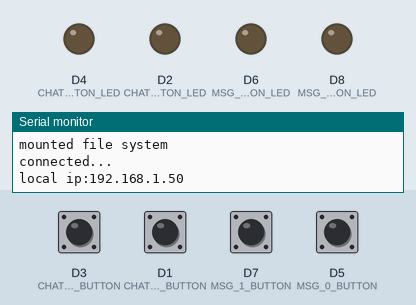
This sketch was run on a simulated ESP8266 (NodeMCU). Parts: output pins drawn as LEDs (lit = HIGH), the last lines printed to the serial monitor. The test bench sets the inputs (shaded band); at power-on: D1 (CHAT_0_BUTTON), D3 (CHAT_1_BUTTON), D5 (MSG_0_BUTTON), D7 (MSG_1_BUTTON) LOW. WiFi joins after 1.5 s; servers stay silent unless stated; storage starts empty.

Above: at 2.7 s.
2.8 s: D3 (CHAT_1_BUTTON) pulled HIGH for 0.15 s
At 3.2 s:
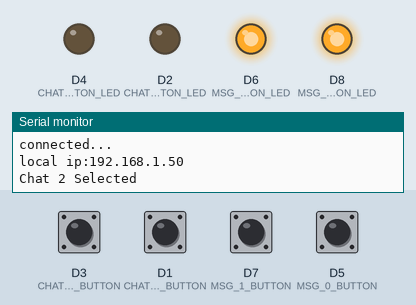
4.4 s: D7 (MSG_1_BUTTON) pulled HIGH for 0.15 s
At 4.55 s:
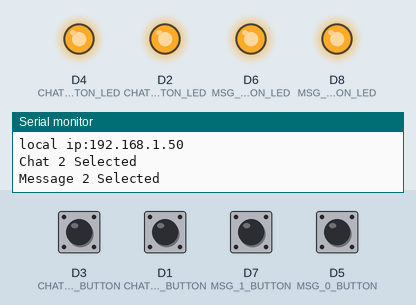
6.2 s: D5 (MSG_0_BUTTON) pulled HIGH for 0.15 s
At 7.0 s:
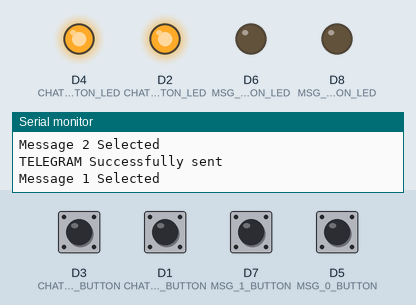
7.8 s: D3 (CHAT_1_BUTTON) pulled HIGH for 1 s
At 8.5 s:
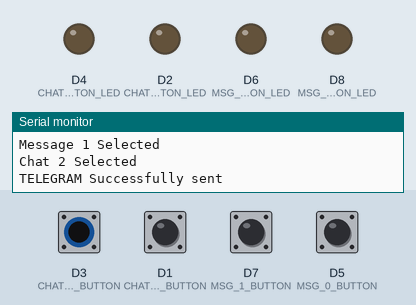
10.3 s: D1 (CHAT_0_BUTTON) pulled HIGH for 0.15 s
At 11.3 s:
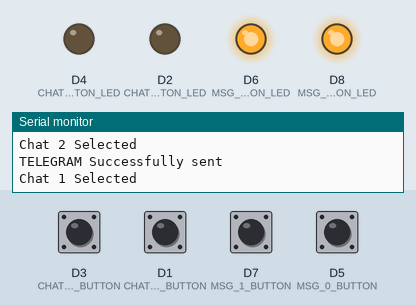
Timing chart, 0 to 12.9 s (numbered marks = the images above; inputs shaded):
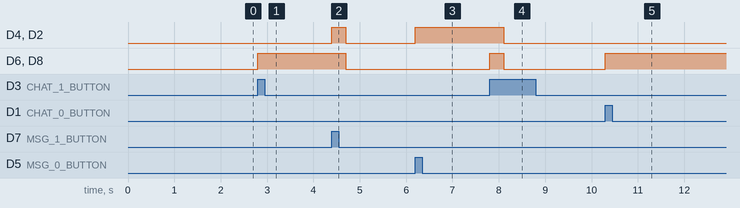

The sketch:

End_Project_f.ino
```cpp
#include <FS.h>                   //this needs to be first, or it all crashes and burns...

#include <ESP8266WiFi.h>          //https://github.com/esp8266/Arduino

//needed for library
#include <DNSServer.h>
#include <ESP8266WebServer.h>
#include <WiFiManager.h>          //https://github.com/tzapu/WiFiManager
#include <WiFiClientSecure.h>
#include <UniversalTelegramBot.h>
#include <ArduinoJson.h>          //https://github.com/bblanchon/ArduinoJson

#define TELEGRAM_BUTTON_PIN D5
#define SIGNAL_PIN D6

#define CHAT_0_BUTTON D1
#define CHAT_0_BUTTON_LED D2
#define CHAT_1_BUTTON D3
#define CHAT_1_BUTTON_LED D4
#define MSG_0_BUTTON D5
#define MSG_0_BUTTON_LED D6
#define MSG_1_BUTTON D7
#define MSG_1_BUTTON_LED D8

//define your default values here, if there are different values in config.json, they are overwritten.
char bot_token[60] = "551025608:AAEiyekDcm7rfPIyBAfevEFnNlhzr2t2SRE";
char chat_id_0[20] = "-221709366";
char chat_id_1[20] = "-279773367";
char message_id_0[50] = "Hi there:) call me;)";
char message_id_1[50] = "Hi there:) What's UP?";
WiFiManager wifiManager;


//flag for saving data
bool shouldSaveConfig = false;

//Objects
WiFiClientSecure client;
volatile bool M0PressedFlag = false;
volatile bool M1PressedFlag = false;
volatile bool C0PressedFlag = false;
volatile bool C1PressedFlag = false;


//callback notifying us of the need to save config
void saveConfigCallback () {
  Serial.println("Should save config");
  shouldSaveConfig = true;
}


void setup() {
  // put your setup code here, to run once:
  Serial.begin(115200);
  Serial.println();

  //clean FS, for testing
  //SPIFFS.format();
  Serial.println("Setup started:");


  //read configuration from FS json
  Serial.println("pins init and mounting FS...");
  pinMode(CHAT_0_BUTTON, INPUT);
  pinMode(CHAT_1_BUTTON, INPUT);
  pinMode(MSG_0_BUTTON, INPUT);
  pinMode(MSG_1_BUTTON, INPUT);
  pinMode(CHAT_0_BUTTON_LED, OUTPUT);
  pinMode(CHAT_1_BUTTON_LED, OUTPUT);
  pinMode(MSG_0_BUTTON_LED, OUTPUT);
  pinMode(MSG_1_BUTTON_LED, OUTPUT);

  attachInterrupt(CHAT_0_BUTTON, C0Pressed, RISING);
  attachInterrupt(CHAT_1_BUTTON, C1Pressed, RISING);
  attachInterrupt(MSG_0_BUTTON, M0Pressed, RISING);
  attachInterrupt(MSG_1_BUTTON, M1Pressed, RISING);

  if (SPIFFS.begin()) {
    Serial.println("mounted file system");
    if (SPIFFS.exists("/config.json")) {
      //file exists, reading and loading
      Serial.println("reading config file");
      File configFile = SPIFFS.open("/config.json", "r");
      if (configFile) {
        Serial.println("opened config file");
        size_t size = configFile.size();
        // Allocate a buffer to store contents of the file.
        std::unique_ptr<char[]> buf(new char[size]);

        configFile.readBytes(buf.get(), size);
        DynamicJsonBuffer jsonBuffer;
        JsonObject& json = jsonBuffer.parseObject(buf.get());
        json.printTo(Serial);
        if (json.success()) {
          Serial.println("\nparsed json");

          strcpy(bot_token, json["bot_token"]);
          strcpy(chat_id_0, json["chat_id_0"]);
          strcpy(message_id_0, json["message_id_0"]);
          strcpy(chat_id_1, json["chat_id_1"]);
          strcpy(message_id_1, json["message_id_1"]);

        } else {
          Serial.println("failed to load json config");
        }
      }
    }
  } else {
    Serial.println("failed to mount FS");
  }
  //end read


  // The extra parameters to be configured (can be either global or just in the setup)
  // After connecting, parameter.getValue() will get you the configured value
  // id/name placeholder/prompt default length
  WiFiManagerParameter custom_bot_token("bot_token", "Bot Token", bot_token, 60);
  WiFiManagerParameter custom_chat_id_0("chat_id_0", "Chat 1", chat_id_0, 20);
  WiFiManagerParameter custom_message_id_0("message_id_0", "Message 1", message_id_0, 50);
  WiFiManagerParameter custom_chat_id_1("chat_id_1", "Chat 2", chat_id_1, 20);
  WiFiManagerParameter custom_message_id_1("message_id_1", "Message 2", message_id_1, 50);

  //WiFiManager
  //Local intialization. Once its business is done, there is no need to keep it around


  //set config save notify callback
  wifiManager.setSaveConfigCallback(saveConfigCallback);

  //set static ip
  //wifiManager.setSTAStaticIPConfig(IPAddress(10,0,1,99), IPAddress(10,0,1,1), IPAddress(255,255,255,0));

  //add all your parameters here
  wifiManager.addParameter(&custom_bot_token);
  wifiManager.addParameter(&custom_chat_id_0);
  wifiManager.addParameter(&custom_message_id_0);
  wifiManager.addParameter(&custom_chat_id_1);
  wifiManager.addParameter(&custom_message_id_1);

  //reset settings - for testing
  //wifiManager.resetSettings();

  //set minimu quality of signal so it ignores AP's under that quality
  //defaults to 8%
  //wifiManager.setMinimumSignalQuality();

  //sets timeout until configuration portal gets turned off
  //useful to make it all retry or go to sleep
  //in seconds
  //wifiManager.setTimeout(120);

  //fetches ssid and pass and tries to connect
  //if it does not connect it starts an access point with the specified name
  //here  "AutoConnectAP"
  //and goes into a blocking loop awaiting configuration
  if (!wifiManager.autoConnect("AutoConnectAP")) {
    Serial.println("failed to connect and hit timeout");
    delay(3000);
    //reset and try again, or maybe put it to deep sleep
    ESP.reset();
    delay(5000);
  }

  //if you get here you have connected to the WiFi
  Serial.println("connected...");

  //read updated parameters
  strcpy(bot_token, custom_bot_token.getValue());
  strcpy(chat_id_0, custom_chat_id_0.getValue());
  strcpy(message_id_0, custom_message_id_0.getValue());
  strcpy(chat_id_1, custom_chat_id_1.getValue());
  strcpy(message_id_1, custom_message_id_1.getValue());

  //save the custom parameters to FS
  if (shouldSaveConfig) {
    Serial.println("saving config");
    DynamicJsonBuffer jsonBuffer;
    JsonObject& json = jsonBuffer.createObject();
    json["bot_token"] = bot_token;
    json["chat_id_0"] = chat_id_0;
    json["message_id_0"] = message_id_0;
    json["chat_id_1"] = chat_id_1;
    json["message_id_1"] = message_id_1;

    File configFile = SPIFFS.open("/config.json", "w");
    if (!configFile) {
      Serial.println("failed to open config file for writing");
    }

    json.printTo(Serial);
    json.printTo(configFile);
    configFile.close();
    //end save
  }


  Serial.print("local ip:");
  Serial.println(WiFi.localIP());

}

void loop() {
    if ( M0PressedFlag )
    {
      if( C0PressedFlag){
        sendTelegramMessage(chat_id_0,message_id_0);
      }
      if( C1PressedFlag){
        sendTelegramMessage(chat_id_1,message_id_0);
      }
    }
    if ( M1PressedFlag )
    {
      if( C0PressedFlag){
        sendTelegramMessage(chat_id_0,message_id_1);
      }
      if( C1PressedFlag){
        sendTelegramMessage(chat_id_1,message_id_1);
      }
    }
}
void setMSG_LED(int val){
  digitalWrite(MSG_0_BUTTON_LED,val);
  digitalWrite(MSG_1_BUTTON_LED,val);
}
void setCHAT_LED(int val){
  digitalWrite(CHAT_0_BUTTON_LED,val);
  digitalWrite(CHAT_1_BUTTON_LED,val);
}

void C0Pressed() {
  Serial.println("Chat 1 Selected");
  setMSG_LED(HIGH);
  int button = digitalRead(CHAT_0_BUTTON);
  if(button == HIGH)
  {
    C0PressedFlag = true;
  }
  return;
}

void C1Pressed() {
  Serial.println("Chat 2 Selected");
  setMSG_LED(HIGH);
  int button = digitalRead(CHAT_1_BUTTON);
  if(button == HIGH)
  {
    C1PressedFlag = true;
  }
  return;
}


void M0Pressed() {
  Serial.println("Message 1 Selected");
  setCHAT_LED(HIGH);
  int button = digitalRead(MSG_0_BUTTON);
  if(button == HIGH)
  {
    M0PressedFlag = true;
  }
  return;
}

void M1Pressed() {
  Serial.println("Message 2 Selected");
  setCHAT_LED(HIGH);
  int button = digitalRead(MSG_1_BUTTON);
  if(button == HIGH)
  {
    M1PressedFlag = true;
  }
  return;
}

void sendTelegramMessage(String chat_id, String message) {
  UniversalTelegramBot bot(bot_token, client);
  if(bot.sendMessage(chat_id, message, "Markdown")){
    Serial.println("TELEGRAM Successfully sent");
    setCHAT_LED(LOW);
    setMSG_LED(LOW);
  }
  M0PressedFlag = false;
  M1PressedFlag = false;
  C0PressedFlag = false;
  C1PressedFlag = false;
}
```

Measured:
- after the input at 2.8 s, D6 (MSG_0_BUTTON_LED), D8 (MSG_1_BUTTON_LED): LOW → HIGH at once
- after the input at 4.4 s, D4 (CHAT_1_BUTTON_LED), D2 (CHAT_0_BUTTON_LED): LOW → HIGH at once, → LOW 0.30 s later; D6 (MSG_0_BUTTON_LED), D8 (MSG_1_BUTTON_LED): HIGH → LOW after 0.30 s
- after the input at 6.2 s, D4 (CHAT_1_BUTTON_LED), D2 (CHAT_0_BUTTON_LED): LOW → HIGH at once
- after the input at 7.8 s, D4 (CHAT_1_BUTTON_LED), D2 (CHAT_0_BUTTON_LED): HIGH → LOW after 0.30 s; D6 (MSG_0_BUTTON_LED), D8 (MSG_1_BUTTON_LED): LOW → HIGH at once, → LOW 0.30 s later
- after the input at 10.3 s, D6 (MSG_0_BUTTON_LED), D8 (MSG_1_BUTTON_LED): LOW → HIGH at once
